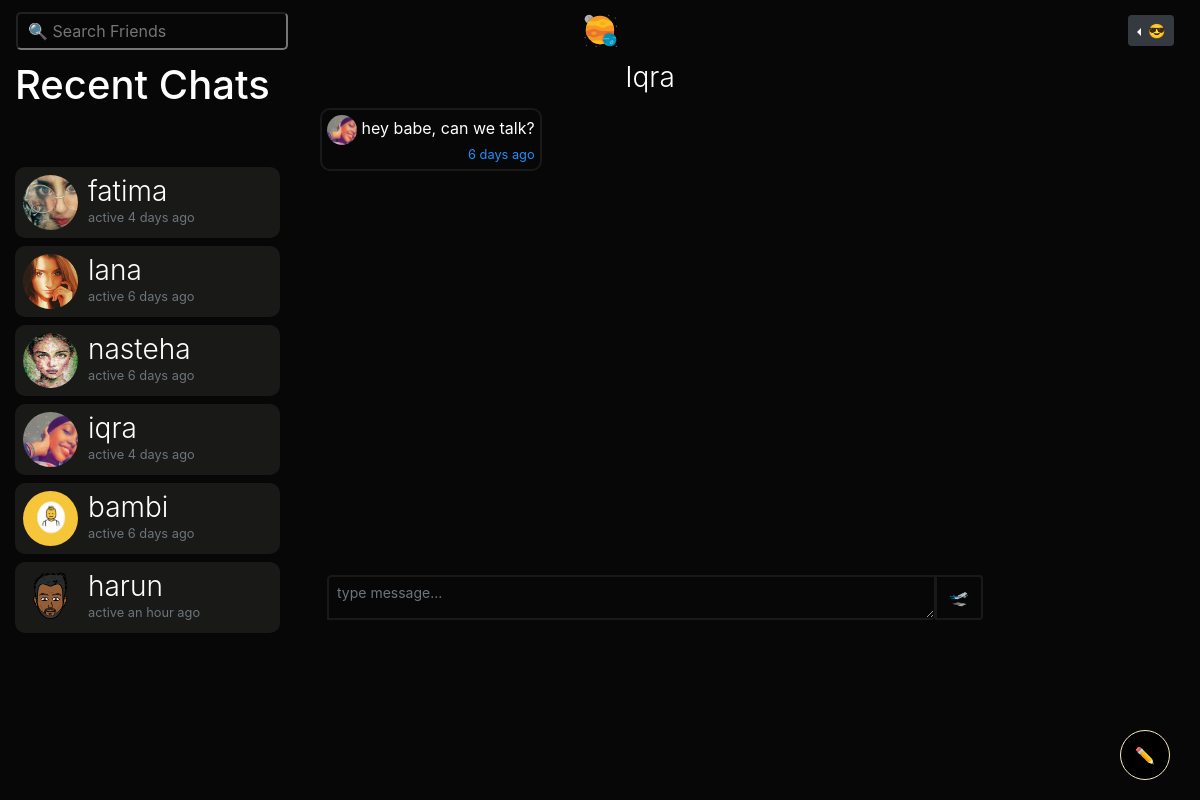
Page /m/iqra (signed in) on the earlier database version.
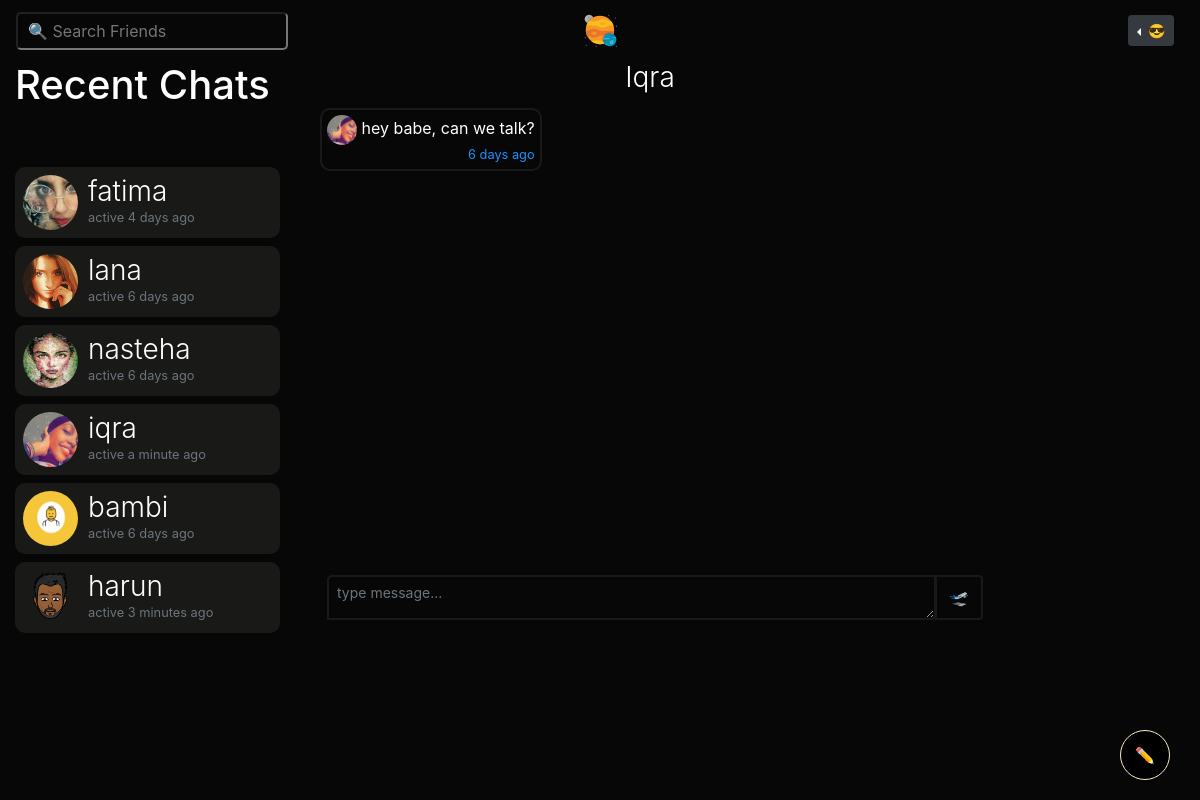
Same page on the later database version.
### bambiv3/models.py (models this page shows, shortened)
class User(db.Model, UserMixin):
	id = db.Column(db.Integer, primary_key=True)
	username = db.Column(db.String(20), unique=True, nullable=False)
	email = db.Column(db.String(120), unique=True, nullable=False)
	image_file = db.Column(db.String(20), nullable=False, default='default.jpg')
	password = db.Column(db.String(60), nullable=False)
	last_seen = db.Column(db.DateTime, default=datetime.utcnow)
	date_joined = db.Column(db.DateTime, nullable=False, default=datetime.utcnow)
	department = db.Column(db.String(20), nullable=False)
	student_number = db.Column(db.Integer(), unique=True, nullable=False)
	age = db.Column(db.DateTime, nullable=False)
	gender = db.Column(db.String(20), nullable=False)
	country = db.Column(db.String(20), nullable=False)
	hobby = db.Column(db.String(20), nullable=False)
	bio = db.Column(db.String(120), nullable=True)
	private = db.Column(db.Boolean, default=False, nullable=False)
	single = db.Column(db.Boolean, default=False, nullable=False)
	snapchat = db.Column(db.String(20),default=False, nullable=False)
	instagram = db.Column(db.String(20),default=False, nullable=False)
	posts = db.relationship('Post', backref='author', lazy=True)
	products = db.relationship('Product', backref='author', lazy=True)
	comments = db.relationship("Comment", backref="author", lazy="dynamic", cascade="all, delete-orphan")
	followed = db.relationship(
		'User', secondary=followers,
		primaryjoin=(followers.c.follower_id == id),
		secondaryjoin=(followers.c.followed_id == id),
		backref=db.backref('followers', lazy='dynamic'), lazy='dynamic')
	messages_sent = db.relationship('Message',
									foreign_keys='Message.sender_id',
									backref='author', lazy='dynamic')
	messages_received = db.relationship('Message',
										foreign_keys='Message.recipient_id',
										backref='recipient', lazy='dynamic')
	last_message_read_time = db.Column(db.DateTime)
	def new_messages(self):
		last_read_time = self.last_message_read_time or datetime(1900, 1, 1)
		return Message.query.filter_by(recipient=self).filter(
			Message.timestamp > last_read_time).count()

class Message(db.Model):
    id = db.Column(db.Integer, primary_key=True)
    sender_id = db.Column(db.Integer, db.ForeignKey('user.id'))
    recipient_id = db.Column(db.Integer, db.ForeignKey('user.id'))
    body = db.Column(db.Text) #db.String(140)
    timestamp = db.Column(db.DateTime, index=True, default=datetime.utcnow)

### bambiv3/routes.py (the view)
@app.route('/m/<recipient>', methods=['GET', 'POST'])
@login_required
def message(recipient):
	recipient = recipient.lower()
	user = User.query.filter_by(username=recipient).first_or_404()
	current_user.last_message_read_time = datetime.utcnow()
	db.session.commit()
	form = MessageForm()
	if form.validate_on_submit():
		msg = m(author=current_user, recipient=user, body=form.message.data)
		db.session.add(msg)
		db.session.commit()
		flash('Your message has been sent.', 'success')
		return redirect(url_for('message', recipient=recipient))
	sent = current_user.messages_sent.filter_by(recipient_id=user.id)
	received = current_user.messages_received.filter_by(sender_id=user.id)
	messages = sent.union(received).order_by(m.timestamp.asc())
	received_all = current_user.messages_received.order_by(m.timestamp.desc())
	recent_chats = list()
	for message in received_all:
		recent_chats.append(message.author)
	recent_chats = list(dict.fromkeys(recent_chats))
	return render_template('send_message.html', recipient=recipient, title="Chat with " + recipient.title() , user=user, form=form, messages=messages, received_all=received_all, recent_chats=recent_chats)

### bambiv3/forms.py
class MessageForm(FlaskForm):
    message = TextAreaField((''), validators=[DataRequired()]) #Length(min=0, max=140)
    submit = SubmitField('🛫')

### bambiv3/models.py (called while the page is built)
@login_manager.user_loader
def load_user(user_id):
	return User.query.get(int(user_id))

### bambiv3/routes.py (called while the page is built)
@app.before_request
def before_request():
	if current_user.is_authenticated:
		current_user.last_seen = datetime.utcnow()
		db.session.commit()

### bambiv3/templates/send_message.html (shortened to what this page needs)
{% extends "layout.html" %}
{% block content %}
<div class="container-fluid">
  <div class="row">
    <div class="col-lg-3 d-none d-lg-block position-fixed">
       <h1>
        Recent Chats
         {% set new_messages = current_user.new_messages() %}<span id="message_count" class="badge badge-warning"style="visibility: {% if new_messages %}visible{% else %}hidden {% endif %};">{{ new_messages }}</span></a>
      </h1>
      <div style="overflow:auto;height:500px;padding-right:5px;">
      {% for person in recent_chats %}
      <a href="{{ url_for('message',recipient=person.username) }}" style="text-decoration:none;">
      <header class="mb-2">
        <img src="{{ url_for('static', filename='profile_pics/' + person.image_file) }}" alt="default profile" class="profile-thumbnail">
        <div class="profile-name">
          <h3>{{person.username}}</h3>
          <small class="text-muted">active {{ moment(person.last_seen).fromNow() }}</small>
        </div>
      </header>
      </a>
      {% endfor %}
    </div>
</div>
    <div class="col-lg-7 offset-lg-3">
      <h3 style="text-align:center"><a href="{{url_for('user_posts', username=recipient)}}" style="color:#fff;">{{user.username.title()}}
           </a></h3>
           <div style="overflow:auto;height:460px;padding:5px;">
      {% for message in messages %}
          <p class="mb-2"
          style="
          {% if message.author == current_user%}
            text-align:left;padding:5px;border-radius:10px;display:inline-block;float:right;clear:both;max-width:75%;background:#191917;
          {%else%}
            text-align:left;padding:5px;border-radius:10px;display:inline-block;max-width:75%;border:2px solid #191917;
          {% endif %}">
          {% if message.author != current_user %}
          <img src="{{ url_for('static', filename='profile_pics/' + message.author.image_file) }}" alt="profile pic" title="{{message.author.username.lower()}}" style="width:30px;height:30px;border-radius:50%">
          {% endif %}
          {{message.body | safe | urlize(40, target='_blank')}}
          <br>
          <small style="display:inline-block;float:right;">{{ moment(message.timestamp).fromNow() }}</small>
        </p>
        <br>
        {% endfor %}
        </div>
      <div class="post" style="background:none;padding:2px;">
        <div id="inner">
         <form method="POST" action="" enctype="multipart/form-data">
            <div class="input-group mt-2">
                  {% if form.message.errors %}
                    {{ form.message(placeholder="message...", class="form-control form-control-sm is-invalid") }}
                    <div class="invalid-feedback">
                        {% for error in form.message.errors %}
                          <span>{{ error }}</span>
                        {% endfor %}
                    </div>
                  {% else %}
                    {{ form.message(placeholder="type message...", class="form-control form-control-sm subtle", rows="2", style="border:2px solid #191917;height:45px;border-radius:5px 0px;") }}
                  {% endif %}
              <div class="input-group-append">
                {{ form.submit(class="btn", style="margin-top:2px;border:2px solid #191917;") }}
              </div>
            </div>
        </form>
      </div>
  </div>
</div>
{% endblock content %}

### bambiv3/templates/layout.html (shortened to what this page needs)
<!doctype html>
<html lang="en">
  <head>
    <link rel="stylesheet" href="https://stackpath.bootstrapcdn.com/bootstrap/4.3.1/css/bootstrap.min.css">
    <link rel="stylesheet" type="text/css" href="{{ url_for('static', filename='main.css') }}">
  </head>
  <body>
<nav class="navbar navbar-expand-md navbar-dark sticky-top">
    <div class="navbar-collapse collapse w-100 order-1 order-md-0 dual-collapse2">
        <ul class="navbar-nav mr-auto">
            <li>
               <div class="d">
                <input type="text" placeholder="🔍 Search Friends" id="search" onkeyup="filterFunction()" onclick="search()" class="dropbtn">
            </div>
            </li>
        </ul>
    </div>
    <div class="mx-auto order-0">
      <a class="navbar-brand mx-auto d-none d-lg-block" href="{{ url_for('home') }}">
        <img src="{{ url_for('static', filename='profile_pics/' + 'logo.svg') }}" width="35" height="35" class="d-inline-block align-top" alt="">
      </a>
  </div>
    <div class="navbar-collapse collapse w-100 order-3 dual-collapse2 settings">
        <ul class="navbar-nav ml-auto">
          {% if current_user.is_authenticated %}
          <li>
            <div class="dropdown dropleft">
            <button class="btn  btn-sm btn-dark dropdown-toggle" type="button" id="dropdownMenuButton" data-toggle="dropdown" aria-haspopup="true" aria-expanded="false">
               <span>😎</span>
            </button>
              {% set new_messages = current_user.new_messages() %}
          </div>
          </li>
          {% else %}
            <li class="nav-item">
              <a  class="btn btn-sm btn-outline-primary" href="{{ url_for('login') }}" style="color:#F9E9C8;text-decoration: none;"> 😇 Log In</a>
              <a  class="btn btn-sm btn-outline-success" href="{{ url_for('register') }}" style="color:#F9E9C8;text-decoration: none;"> 👽 Sign Up</a>
            </li>
          {% endif %}
        </ul>
    </div>
</nav>
  {% block content %} {% endblock %}
  {% if current_user.is_authenticated %}
      <div id="new_post" class="d-none d-lg-block">
          <button class="post_btn"><a href="{{ url_for('new_post') }}" style="color:#F9E9C8;" data-toggle="popover" data-content="🍌: Add Longer Posts with Titles">✏</a></button>
        </div>
       {% set new_messages = current_user.new_messages() %}
    {% endif %}
  </body>
</html>

### bambiv3/static/main.css (style rules this page uses)
body { background:#070707; color:#fff; }
nav { background:#070707; }
.settings li { padding-right:10px; }
.about span, small { color:#1e90ff; }
#search { box-sizing: border-box; background-position: 14px 12px; font-size: 16px; padding: 5px 10px 5px 10px; background: transparent; color: #F9E9C8; border-radius: 5px; }
.d { position: relative; display: inline-block; }
h3 { font-weight: 300; }
header { display: flex; flex-direction: row; color:#fff; background:#191917; border-radius:10px; padding:8px; cursor:pointer; }
header .profile-thumbnail { width: 55px; height: 55px; border-radius: 50%; }
header .profile-name { display: flex; flex-direction:column; margin-left: 10px; }
header h3, header h4 { display: flex; margin: 0; }
.post { background:#191917; border-radius:10px; padding:7px; }
.post_btn { background-color : #000; color: #F9E9C8; padding: 10px 20px; border:none; outline:none; border:2px solid #F9E9C8; padding: 2px; border-radius: 50%; height:70px; width:70px; }
#new_post { position: fixed; bottom: 20px; right: 30px; }
.subtle { background-color: #070707; border: none; padding-top: 5px; margin-top: 2px; margin-left: 10px; }

### bambiv3/templates/layout.html (style rules this page uses)
.post_btn { background-color : #000; color: #F9E9C8; padding: 10px 20px; outline:none; border:1px solid #F9E9C8; padding: 2px; border-radius: 50%; height:50px; width:50px; }
#new_post { position: fixed; bottom: 20px; right: 30px; }

Differences in the rows shown:
changed User "iqra": last_seen "4 days ago" → "a minute ago"
changed User "harun": last_seen "an hour ago" → "3 minutes ago"
